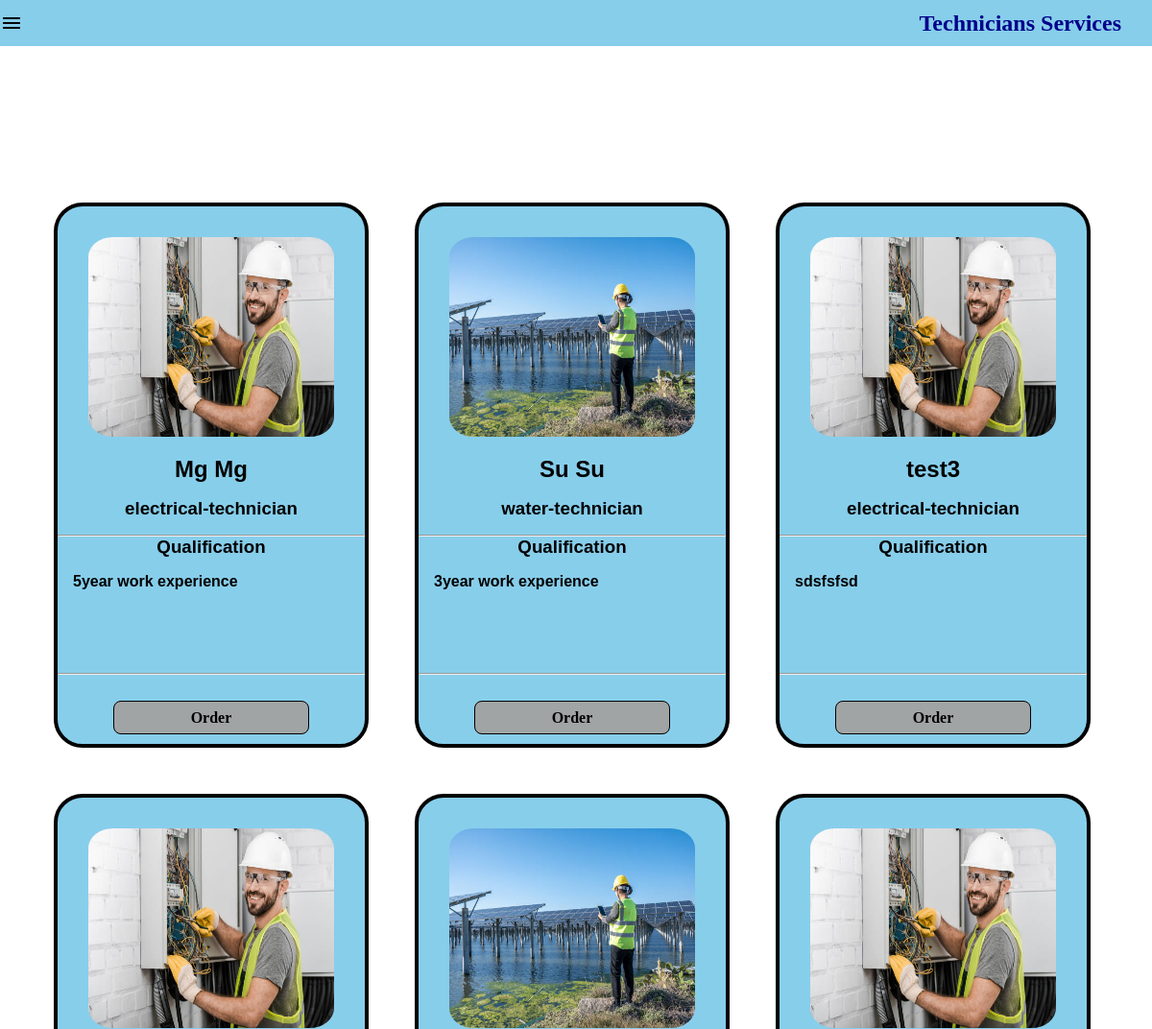
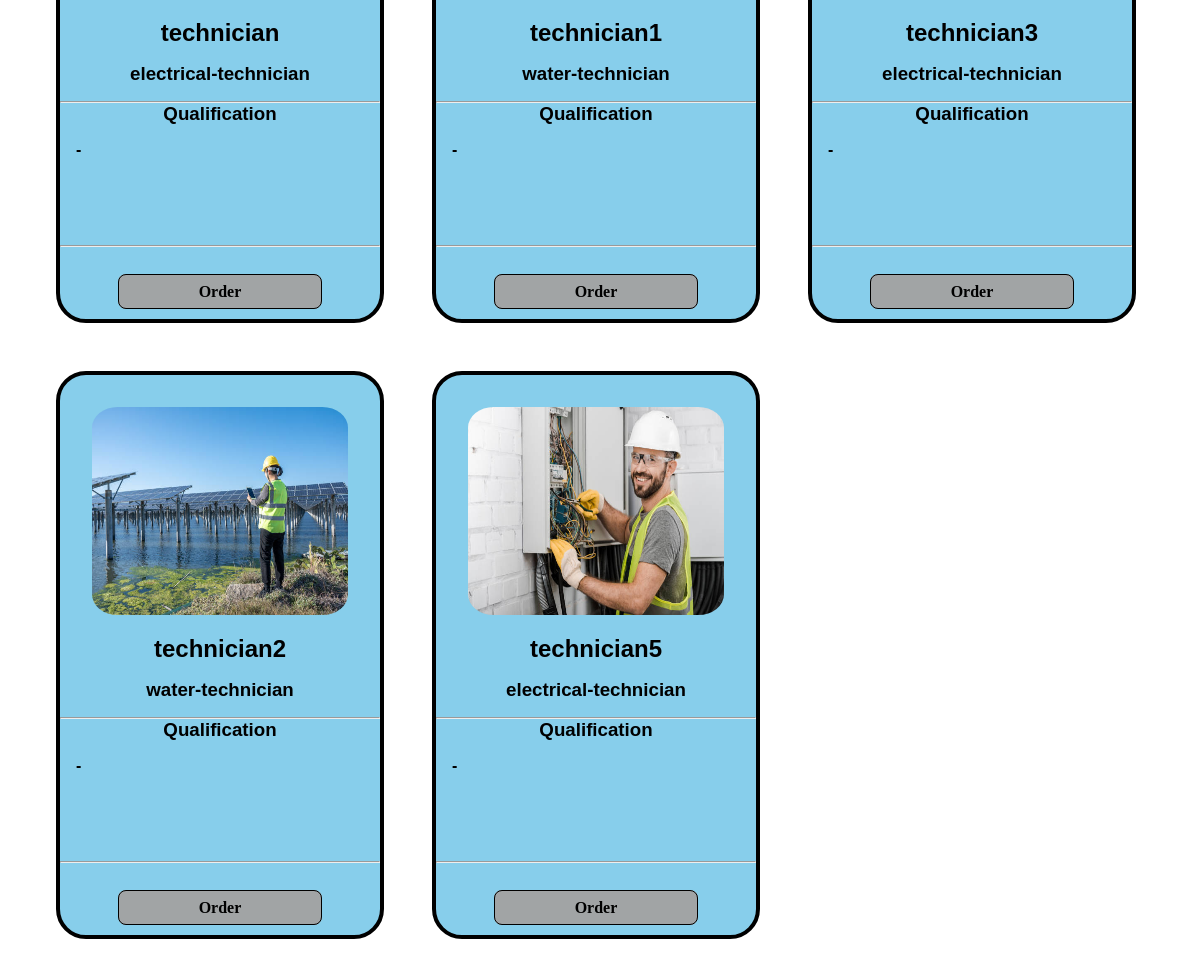
Screenshot of /ets/c_technician/select/15/ (signed in) with the database file from the repository (2 pictures, top to bottom).
### ETS_app/models.py (models this page shows, shortened)
class Technician(models.Model):
    full_name = models.CharField(max_length=100)
    email = models.EmailField()
    phone = models.CharField(max_length=20)
    birth = models.DateField()
    gender = models.ForeignKey(Gender, on_delete=models.CASCADE, default=None)
    nrc = models.CharField(max_length=100)
    image = models.ImageField(default=None, blank=True)
    occupation = models.ForeignKey(Occupation, on_delete=models.CASCADE, default=None)
    qualification = models.TextField()
    password = models.CharField(max_length=30)
    status = models.BooleanField(default=False)
    create_at = models.DateTimeField(default=None)

class Occupation(models.Model):
    name = models.CharField(max_length=100)

### ETS_app/views.py (the view)
# urls.py: path('c_technician/select/<int:post_id>/', C_technician_select),
@permission_required('ETS_app.view_technician', login_url='c_login')
def C_technician_select(request,post_id):
    service = Service.objects.get(id=post_id)
    technician = Technician.objects.all()
    return render(request,"C_technician_select.html",{'technician':technician,'service':service})

### utils/context_processor.py (called while the page is built)
def customer(request):
    try:
        c_user = Customer.objects.get(email=request.user.email)
        return {'c_user':c_user}
    except Exception:
        return {'c_user':None}

def technician(request):
    try:
        t_user = Technician.objects.get(email=request.user.email)
        return {'t_user':t_user}
    except Exception:
        return {'t_user':None}

def main(request):
    try:
        m_user = Main.objects.get(email=request.user.email)
        return {'m_user':m_user}
    except Exception:
        return {'m_user':None}

### ETS_app/templates/C_technician_select.html (shortened to what this page needs)
{% extends "C_base.html" %}
{% block body %}
{% load static %}
<link rel="stylesheet" href="{% static 'css/C_service.css' %}" />
<div class="main-container">
    {% if technician %}
    <div class="service-card-list-box">
        <div class="service-card-list">
            {% for i in technician %}
            <div class="service-card">
                {% if i.image %}
                <img src="{{ i.image.url }}" alt="" />
                {% endif %}
                <h2>{{ i.full_name }}</h2>
                <h3>{{i.occupation.name}}</h3><hr/>
                <h3>Qualification</h3>
                <p>{{ i.qualification }}</p><hr/><br/><br/>
                <a href="/ets/c_order/create/{{service.id}}/{{i.id}}">Order</a>
            </div>
            {% endfor %}
        </div>
    </div>
    {% else %}
            <center>
                <h1 style="color:black;">Nothing Categories!</h1>
            </center>
            {% endif %}
</div>
{% endblock %}

### static/css/C_N.css (style rules this page uses)
* { margin:0; padding:0; }
.main-container { grid-area: main; overflow-y: auto; }

### static/css/C_service.css (style rules this page uses)
.service-card-list-box { margin:0; padding:5rem 0 5rem 0; box-sizing:border-box; min-height:48.2rem; }
.service-card-list { display:flex; flex-wrap:wrap; max-width:91.5rem; margin:0 auto; height:auto; gap:3rem; }
.service-card { width:20rem; height:35rem; background-color:skyblue; border:0.3rem solid black; border-radius:30px; text-align:center; }
.service-card > img { margin:2rem 0 1rem 0; width:16rem; border-radius:10%; height:13rem; }
.service-card > h2 { font-weight:bold; font-family:sans-serif; margin-bottom:1rem; }
.service-card > h3 { font-weight:bold; font-family:sans-serif; margin-bottom:1rem; }
.service-card > p { font-weight:bold; font-family:sans-serif; margin:1rem auto 0.5rem auto; width:18rem; height:6rem; text-align:left; }
.service-card > a { text-decoration:none; cursor:pointer; padding:0.5rem 5rem; background-color:rgb(161, 164, 165); color:black; font-weight:bold; border:1px solid black; border-radius:0.5rem; }
@media screen and (max-width: 1612px) { .service-card-list { max-width:68rem; } }

### rows the page displays
Technician: image (picture), full_name "Mg Mg", occupation.name "electrical-technician", qualification "5year work experience"
Technician: image (picture), full_name "Su Su", occupation.name "water-technician", qualification "3year work experience"
Technician: image (picture), full_name "test3", occupation.name "electrical-technician", qualification "sdsfsfsd"
Technician: image (picture), full_name "technician", occupation.name "electrical-technician", qualification "-"
Technician: image (picture), full_name "technician1", occupation.name "water-technician", qualification "-"
Technician: image (picture), full_name "technician3", occupation.name "electrical-technician", qualification "-"
Technician: image (picture), full_name "technician2", occupation.name "water-technician", qualification "-"
Technician: image (picture), full_name "technician5", occupation.name "electrical-technician", qualification "-"
